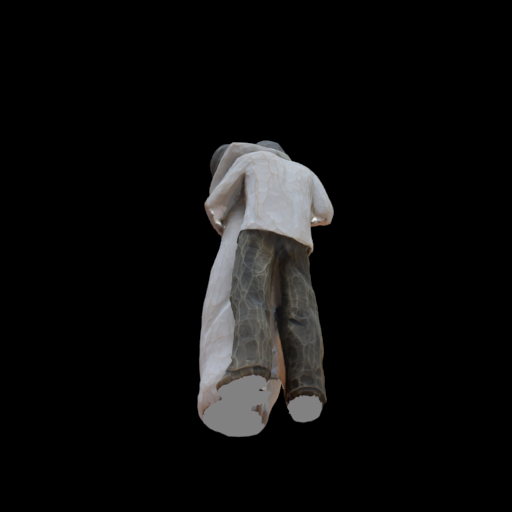
#> input picture wangyanzi/scene1/01img/input/00000.png, 512 x 512 px, found by its file name
$ jupyter execute --allow-errors test.ipynb
#> lines starting #> are read from the running program, lines starting #| are printed output that depends on the picture
[cell 1]
import numpy as np
import torch
from torchvision import datasets, transforms
from sklearn.mixture import GaussianMixture
from sklearn.decomposition import PCA
import matplotlib.pyplot as plt

# Set device
#> (the rest of this cell did not finish here and is left out)

[cell 2]
import numpy as np
from torchvision import datasets, transforms
import matplotlib.pyplot as plt
from sklearn.mixture import GaussianMixture
import torch

# 加载MNIST数据集
#> (the rest of this cell did not finish here and is left out)

[cell 3]
# 使用GMM拟合坐标
gmm = GaussianMixture(n_components=4, random_state=0)
#> (the rest of this cell did not finish here and is left out)

#> (a cell that did not finish here is left out)

[cell 5]
import numpy as np
import matplotlib.pyplot as plt
from sklearn.mixture import GaussianMixture
from sklearn.metrics import silhouette_score

# 定义一个函数来生成长方形内的点
def generate_rectangle_points(length, width, n_points=1000):
    """
    生成一个长方形区域内的随机点。

    参数:
    - length: 长方形的长度
    - width: 长方形的宽度
    - n_points: 生成的点的数量

    返回:
    - points: 长方形内的点的坐标数组
    """
    points = np.random.rand(n_points, 2)
    points[:, 0] *= length
    points[:, 1] *= width
    return points

# 定义一个函数来评估使用不同数量的GMM组分来拟合数据的效果
def estimate_gmm_components_for_rectangle(length, width, max_components=10, n_points=1000):
    """
    评估拟合长方形所需的最少GMM组分数。

    参数:
    - length: 长方形的长度
    - width: 长方形的宽度
    - max_components: 尝试的最大GMM组分数
    - n_points: 生成的点的数量

    返回:
    - best_n_components: 最佳组分数
    - best_score: 对应的轮廓系数
    """
#> called with length = 10, width = 2, max_components = 10, n_points = 1000
    points = generate_rectangle_points(length, width, n_points)
    best_score = -1
    best_n_components = 1

    for n_components in range(2, max_components + 1):
        gmm = GaussianMixture(n_components=n_components, random_state=0).fit(points)
        labels = gmm.predict(points)
        score = silhouette_score(points, labels)
        print(labels,score,n_components)
        if score > best_score:
            best_score = score
            best_n_components = n_components

    return best_n_components, best_score

# 以一个具体的长方形为例（例如长度10，宽度2），评估所需的GMM组分数
estimate_gmm_components_for_rectangle(10, 2)

[cell 6]
from sklearn.mixture import GaussianMixture
import numpy as np
import matplotlib.pyplot as plt

# 定义长方形的尺寸
length = 15
width = 5

# 生成长方形边界上的点
def generate_rectangle_points(length, width, num_points=1000):
    # 每边分配点的数量
    points_per_side = num_points // 4

    # 长边
    x_long = np.linspace(0, length, points_per_side)
    y_long = np.zeros(points_per_side)

    # 宽边
    x_short = np.zeros(points_per_side)
    y_short = np.linspace(0, width, points_per_side)

    # 生成四边的点
    top = np.vstack((x_long, y_long + width))
    bottom = np.vstack((x_long, y_long))
    left = np.vstack((x_short, y_short))
    right = np.vstack((x_short + length, y_short))

    # 合并并转置以获得正确的形状
    points = np.hstack((top, bottom, left, right)).T

    return points

# 生成长方形点集
points = generate_rectangle_points(length, width)

# 尝试使用4到10个高斯组件的GMM拟合点集，并计算BIC值
bic_values = []
n_components_range = range(4, 11)
for n_components in n_components_range:
    gmm = GaussianMixture(n_components=n_components, covariance_type='full')
    gmm.fit(points)
    bic_values.append(gmm.bic(points))

# 绘制BIC值以查找最优的高斯组件数量
plt.figure(figsize=(10, 6))
plt.plot(n_components_range, bic_values, marker='o')
plt.title('BIC Score per Number of Components')
plt.xlabel('Number of Gaussian Components')
plt.ylabel('BIC Score')
plt.xticks(n_components_range)
plt.grid(True)
plt.show()
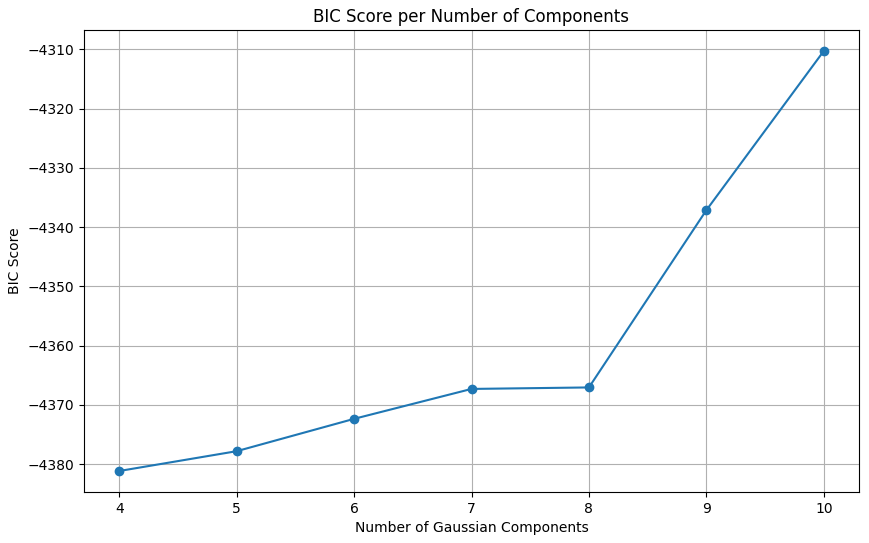
#> figure drawn by matplotlib, 1 panel

[cell 7]
import numpy as np
import matplotlib.pyplot as plt
from sklearn.mixture import GaussianMixture

# 长方形的尺寸
width = 15
height = 5

# 在长方形边界上生成点集
# 分配点的数量到每条边上，考虑到长宽比和点的分布
num_points_per_side = 100
x_left = np.linspace(0, 0, num_points_per_side)
y_left = np.linspace(0, height, num_points_per_side)

x_right = np.linspace(width, width, num_points_per_side)
y_right = np.linspace(0, height, num_points_per_side)

x_bottom = np.linspace(0, width, num_points_per_side)
y_bottom = np.linspace(0, 0, num_points_per_side)

x_top = np.linspace(0, width, num_points_per_side)
y_top = np.linspace(height, height, num_points_per_side)

# 合并这些点以形成完整的轮廓
x = np.concatenate([x_left, x_right, x_bottom, x_top])
y = np.concatenate([y_left, y_right, y_bottom, y_top])
points = np.vstack((x, y)).T

# 绘制这些点以可视化长方形轮廓
plt.figure(figsize=(10, 5))
plt.scatter(points[:, 0], points[:, 1], s=1)
plt.title("Points on the Rectangle's Boundary")
plt.xlabel("X-axis")
plt.ylabel("Y-axis")
plt.axis('equal')
plt.show()
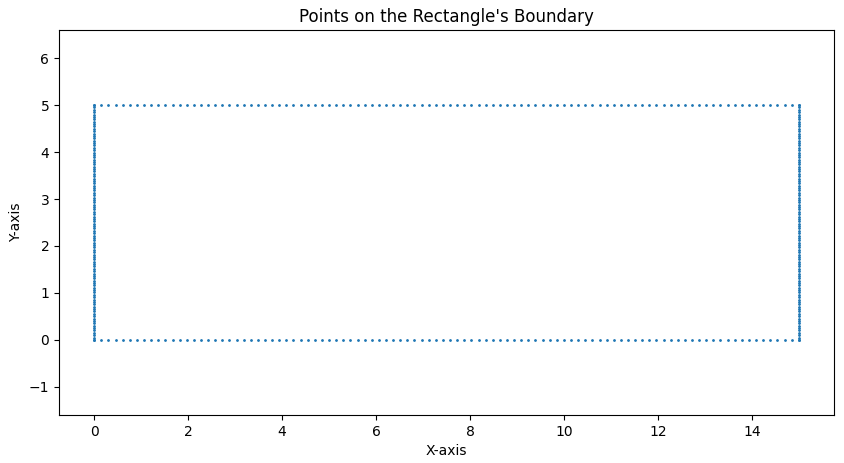
#> figure drawn by matplotlib, 1 panel

# 返回点集以供后续步骤使用
points

# 使用1个GMM组件拟合长方形轮廓点
gmm = GaussianMixture(n_components=4, random_state=0).fit(points)

# 生成一些数据点来可视化GMM拟合的结果
x_values = np.linspace(-5, 20, 300)
y_values = np.linspace(-5, 10, 300)
x_grid, y_grid = np.meshgrid(x_values, y_values)
xy_grid = np.array([x_grid.ravel(), y_grid.ravel()]).T

# 计算网格上每点的GMM分数
gmm_scores = gmm.score_samples(xy_grid)
gmm_scores = gmm_scores.reshape(x_grid.shape)

# 绘制GMM拟合结果
plt.figure(figsize=(10, 5))
plt.contour(x_grid, y_grid, np.exp(gmm_scores), levels=15)
plt.scatter(points[:, 0], points[:, 1], s=1, color='red')
plt.title("GMM Fit with 1 Component")
plt.xlabel("X-axis")
plt.ylabel("Y-axis")
plt.axis('equal')
plt.show()
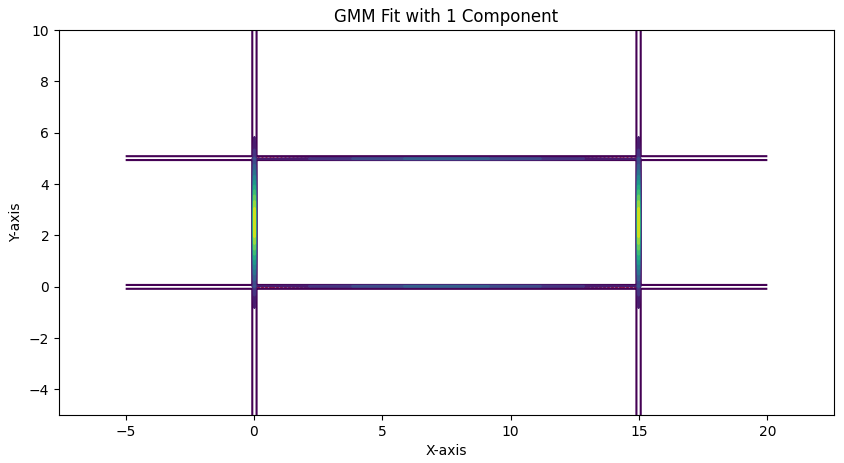
#> figure drawn by matplotlib, 1 panel

[cell 8]
import numpy as np
import cv2
from matplotlib import pyplot as plt

# Load the image
image = cv2.imread('output/dense_truck_voxeldown/test/ours_30000/gt/00000.png', cv2.IMREAD_GRAYSCALE)
#> image: shape (512, 512); min 0, max 244, mean 13.3

# Compute the 2D Fourier transform of the image
f = np.fft.fft2(image)
fshift = np.fft.fftshift(f)

# Compute the magnitude spectrum
magnitude_spectrum = 20*np.log(np.abs(fshift))
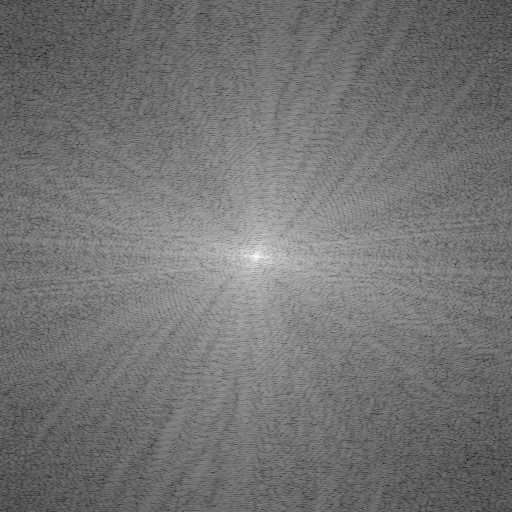
#> magnitude_spectrum: shape (512, 512) float64; min -6.32, max 301.4, mean 133.8; drawn with min black and max white

# Create masks for high frequency, mid-high frequency, and full frequency components
rows, cols = image.shape
#> rows = 512; cols = 512
crow, ccol = rows//2 , cols//2
#> crow = 256; ccol = 256

# High frequency mask
mask_high = np.zeros((rows, cols), np.uint8)
r_mid = 15 # less radius means more high frequency
center = [crow, ccol]
#> center = [256, 256]
x, y = np.ogrid[:rows, :cols]
#> x = 512 values from 0 to 511
mask_area_high = (x - center[0]) ** 2 + (y - center[1]) ** 2 >= r_mid*r_mid
mask_high[mask_area_high] = 1

# Mid-high frequency mask (larger radius includes more frequencies)
mask_mid_high = np.zeros((rows, cols), np.uint8)
r = 5 # greater radius includes mid-high frequencies
mask_area_mid_high = (x - center[0]) ** 2 + (y - center[1]) ** 2 >= r*r
mask_mid_high[mask_area_mid_high] = 1

# Apply masks to Fourier transformed image
fshift_high = fshift * mask_high
fshift_mid_high = fshift * mask_mid_high
fshift_full = fshift

# Inverse Fourier transform to get the image back
img_back_high = np.fft.ifft2(np.fft.ifftshift(fshift_high))
img_back_mid_high = np.fft.ifft2(np.fft.ifftshift(fshift_mid_high))
img_back_full = np.fft.ifft2(np.fft.ifftshift(fshift_full))

# Show images
plt.figure(figsize=(20, 80))

plt.subplot(131),plt.imshow(np.abs(img_back_high), cmap = 'gray')
plt.title('High Frequency'), plt.xticks([]), plt.yticks([])

plt.subplot(132),plt.imshow(np.abs(img_back_mid_high), cmap = 'gray')
plt.title('Mid-High Frequency'), plt.xticks([]), plt.yticks([])

plt.subplot(133),plt.imshow(np.abs(img_back_full), cmap = 'gray')
plt.title('Full Frequency'), plt.xticks([]), plt.yticks([])

plt.show()
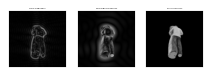
#> figure drawn by matplotlib, 3 panels

[cell 9]
import numpy as np
import cv2
from matplotlib import pyplot as plt

# 加载图像
image_path = 'output/dense_truck_voxeldown/test/ours_30000/gt/00000.png' # 确保这里是你图像的正确路径
image = cv2.imread(image_path) # 以彩色模式加载
#> image is the input picture: shape (512, 512, 3); mean B, G, R 13.3, 13.3, 13.6

# 将BGR图像转换为RGB图像，因为Matplotlib默认使用RGB
image_rgb = cv2.cvtColor(image, cv2.COLOR_BGR2RGB)

# 分别处理每个颜色通道
channels = cv2.split(image_rgb)
channels_fft = []
for channel in channels:
    # 对每个通道进行傅里叶变换并中心化
    f = np.fft.fft2(channel)
    fshift = np.fft.fftshift(f)
    # 对频率域图像进行逆变换以可视化
    f_ishift = np.fft.ifftshift(fshift)
    img_back = np.fft.ifft2(f_ishift)
    img_back = np.abs(img_back)
    channels_fft.append(img_back)
#> this loop made 3 passes
#> after the loop, channels_fft = 3 items

# 合并处理后的通道
image_processed = cv2.merge(channels_fft)

# 展示原始图像和处理后的图像
plt.figure(figsize=(10, 5))
plt.subplot(121), plt.imshow(image_rgb), plt.title('Original Image')
plt.subplot(122), plt.imshow(image_processed.astype(np.uint8)), plt.title('Processed Image')
plt.show()
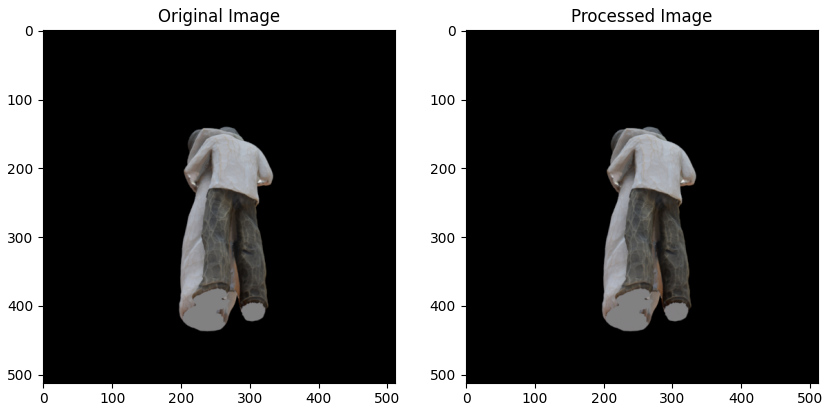
#> figure drawn by matplotlib, 2 panels

[cell 10]
import numpy as np
from scipy.fft import dct, idct
import matplotlib.pyplot as plt
from PIL import Image

# 读取RGB图像
image_path = 'output/dense_truck_voxeldown/test/ours_30000/gt/00000.png'  # 请将路径替换为你自己图像的路径
image = Image.open(image_path)
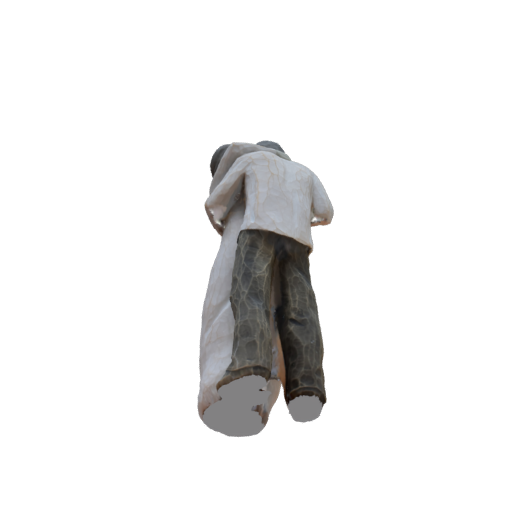
#> image: PIL image 512x512 RGBA; mean R, G, B, A 13.6, 13.3, 13.3, 30; transparent parts drawn white
image_array = np.array(image)

# 将图像转换为浮点数，并分解为RGB三个通道
image_float = image_array.astype(float)
red_channel = image_float[:, :, 0]
green_channel = image_float[:, :, 1]
blue_channel = image_float[:, :, 2]

# 对每个通道进行DCT变换
dct_red = dct(dct(red_channel, axis=0, norm='ortho'), axis=1, norm='ortho')
dct_green = dct(dct(green_channel, axis=0, norm='ortho'), axis=1, norm='ortho')
dct_blue = dct(dct(blue_channel, axis=0, norm='ortho'), axis=1, norm='ortho')

# 设定一个阈值，过滤掉低频信息（这里示例阈值为0.1）
threshold = 0.5
dct_red_filtered = dct_red * (np.abs(dct_red) > threshold)
dct_green_filtered = dct_green * (np.abs(dct_green) > threshold)
dct_blue_filtered = dct_blue * (np.abs(dct_blue) > threshold)

# 对过滤后的DCT系数进行逆DCT变换
idct_red = idct(idct(dct_red_filtered, axis=0, norm='ortho'), axis=1, norm='ortho')
idct_green = idct(idct(dct_green_filtered, axis=0, norm='ortho'), axis=1, norm='ortho')
idct_blue = idct(idct(dct_blue_filtered, axis=0, norm='ortho'), axis=1, norm='ortho')

# 合并三个通道并将浮点数组转换回整数形式
image_result = np.stack((idct_red, idct_green, idct_blue), axis=2).astype(np.uint8)

# 显示原始图像和处理后的图像
plt.figure(figsize=(20, 4))

plt.subplot(1, 2, 1)
plt.title('Original Image')
plt.imshow(image)

plt.subplot(1, 2, 2)
plt.title('Processed Image')
plt.imshow(image_result)
plt.show()

[cell 11]
import numpy as np
import matplotlib.pyplot as plt
from numpy.fft import fft2, ifft2, fftshift, ifftshift

def low_filter(fshifted, radius):
    """
    简化的低通滤波器，根据给定半径过滤FFT变换后的图像。
    """
    M, N = fshifted.shape
    Y, X = np.ogrid[:M, :N]
    center = (M // 2, N // 2)
    distance = (X - center[1])**2 + (Y - center[0])**2
    mask = distance <= radius**2
    return fshifted * mask

def process_image(img_src, fre):
    """
    应用低通滤波器处理图像。
    """
#> called with fre = 300
    # 计算s_max
    a, b, _ = img_src.shape
#> a = 512; b = 512
    s_max = min(a/2, b/2)**2
#> s_max = 65536

    # 处理每个颜色通道
    for i in range(3):
        A = img_src[:, :, i]
        B = A.astype(float)
        C = low_filter(fftshift(fft2(B)), fre)
        D = np.uint8(np.real(ifft2(ifftshift(C))))
        img_src[:, :, i] = D
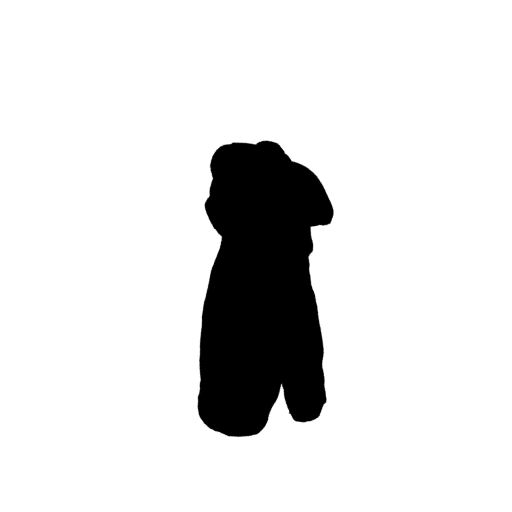
#> img_src: shape (512, 512, 4) float32; mean R, G, B, A 0, 0, 0, 0.118; transparent parts drawn white

    # 显示处理结果
    plt.figure(figsize=(12, 6))

    plt.subplot(131)
    img_src_R = low_filter(fftshift(fft2(img_src[:, :, 0].astype(float))), fre)
    plt.imshow(np.log(np.abs(img_src_R)), cmap='gray')
    plt.title('Log of abs of FFT - Red Channel')

    plt.subplot(132)
    img_src_G = low_filter(fftshift(fft2(img_src[:, :, 1].astype(float))), fre)
    plt.imshow(np.log(np.abs(img_src_G)), cmap='gray')
    plt.title('Log of abs of FFT - Green Channel')

    plt.subplot(133)
    plt.imshow(img_src)
    plt.title('Processed Image')

    plt.show()
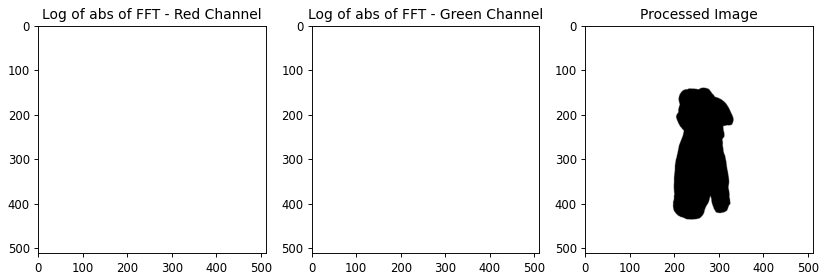
#> figure drawn by matplotlib, 3 panels

    return s_max

# 示例使用
img_src = plt.imread('output/dense_truck_voxeldown/test/ours_30000/gt/00000.png')  # 请替换为你的图像路径
fre = 300  # 示例频率值
s_max = process_image(img_src, fre)
#> s_max = 65536
print("s_max:", s_max)

[cell 12]
import numpy as np
import cv2
from matplotlib import pyplot as plt

# Load an image
image_path = 'output/dense_truck_voxeldown/test/ours_30000/gt/00000.png'  # Make sure to use the correct path to your image
image = cv2.imread(image_path, cv2.IMREAD_GRAYSCALE)  # Load the image in grayscale

# Perform FFT to get the frequency domain representation
f = np.fft.fft2(image)
fshift = np.fft.fftshift(f)

# Get the dimensions of the image
rows, cols = image.shape
crow, ccol = rows // 2, cols // 2

# Define the radius for the high pass filter
radius = 30  # This defines the cutoff frequency

# Create a high pass filter mask
mask = np.ones((rows, cols), np.uint8)
center = [crow, ccol]
x, y = np.ogrid[:rows, :cols]
mask_area = (x - center[0]) ** 2 + (y - center[1]) ** 2 <= radius*radius
mask[mask_area] = 0

# Apply the mask to the shifted frequency domain representation
fshift = fshift * mask

# Perform the inverse FFT to get the image back
f_ishift = np.fft.ifftshift(fshift)
img_back = np.fft.ifft2(f_ishift)
img_back = np.abs(img_back)
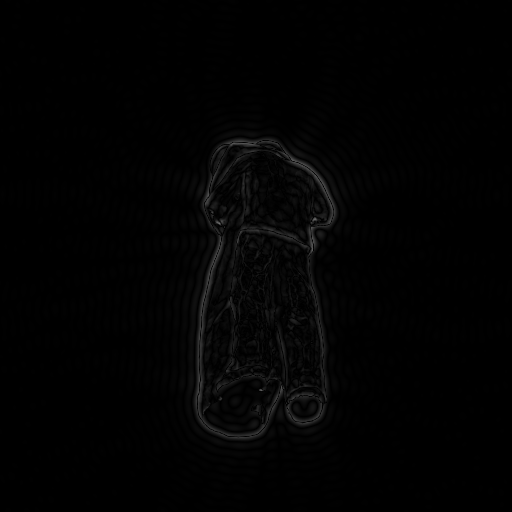
#> img_back: shape (512, 512) float64; min 4.82e-07, max 111.1, mean 2.7

# Display the original and the high passed image
plt.figure(figsize=(20, 6))

plt.subplot(121), plt.imshow(image, cmap='gray'), plt.title('Original Image')
plt.xticks([]), plt.yticks([])

plt.subplot(122), plt.imshow(img_back, cmap='gray'), plt.title('Image after High Pass Filtering')
plt.xticks([]), plt.yticks([])

plt.show()
